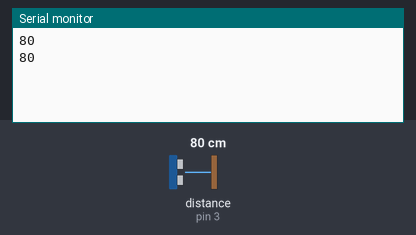
This sketch was run on a simulated Arduino Uno, built with avr-gcc and run on an emulated ATmega328P. On the bench: the last lines printed to the serial monitor. Wiring (inferred from the names in the program): ultrasonic range finder: trigger pin 2; echo pin 3. The inputs (shaded band) are chosen by the test bench; at power-on: distance to the obstacle (sensor on pin 3) 80 cm. The echo pulse lasts 58.3 µs per cm.

Above: at 5.8 s.
5.9 s: distance to the obstacle (sensor on pin 3) set to 2 cm
At 11.1 s:
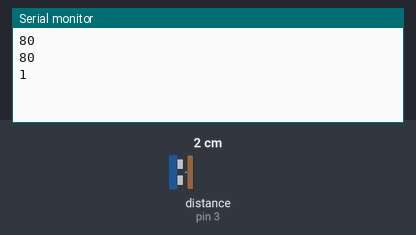
11.9 s: distance to the obstacle (sensor on pin 3) set to 4 cm
At 16.1 s:
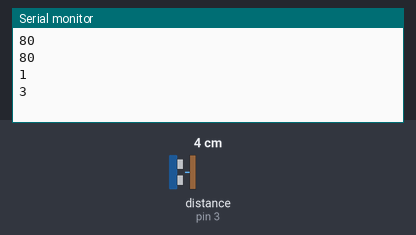
Timing chart, 0 to 17.6 s (numbered marks = the images above; inputs shaded):
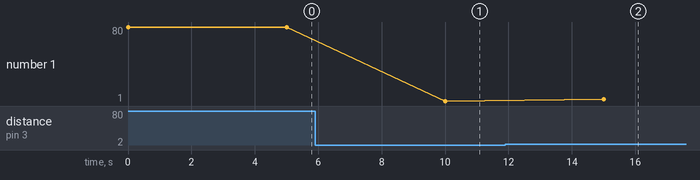

The sketch:

sampled.ino
```cpp
const int trigPin = 2;      // Trig pinini bağladığınız dijital pin
const int echoPin = 3;      // Echo pinini bağladığınız dijital pin
const int sampleRate = 5000; // Örnekleme hızı (5 saniyede bir)
const int numSamples = 600;  // Toplam örnek sayısı (5 dakika / 5 saniye)

long duration;
int distance;
int samples[numSamples];

void setup() {
  Serial.begin(9600);
  pinMode(trigPin, OUTPUT);
  pinMode(echoPin, INPUT);
}

void loop() {
  // Mesafe ölçümü
  digitalWrite(trigPin, LOW);
  delayMicroseconds(2);
  digitalWrite(trigPin, HIGH);
  delayMicroseconds(10);
  digitalWrite(trigPin, LOW);

  duration = pulseIn(echoPin, HIGH);
  distance = duration / 58;

  // Elde edilen mesafeyi seri monitörde gösterme
  Serial.println(distance);

  // Örnekleme hızına göre sinyali saklama
  static int sampleCounter = 0;
  if (sampleCounter < numSamples) {
    samples[sampleCounter] = distance;
    sampleCounter++;
  }

  // Belirli bir süre boyunca sinyali örnekle
  if (sampleCounter == numSamples) {
    // Düşük geçiren filtre uygula
    lowPassFilter(samples);

    // Yüksek geçiren filtre uygula
    highPassFilter(samples);

    // Örnekleme işlemini sıfırla
    sampleCounter = 0;
  }

  delay(sampleRate);  // Belirli bir süre boyunca bekletme
}

void lowPassFilter(int *data) {
  // Düşük geçiren filtre algoritması buraya eklenebilir
  // Örnek olarak, hareketli ortalama filtresi kullanılabilir
}

void highPassFilter(int *data) {
  // Yüksek geçiren filtre algoritması buraya eklenebilir
  // Örnek olarak, verinin ortalamasını çıkararak yüksek frekans bileşenleri alabilirsiniz
}
```

Measured:
- after the input at 5.9 s, the serial monitor: prints a new line after 4.1 s (image 1)
- after the input at 11.9 s, the serial monitor: prints a new line after 3.1 s (image 2)
- plotted number 1: 80 → 1 after the input at 5.9 s, 1 → 3 after the input at 11.9 s
